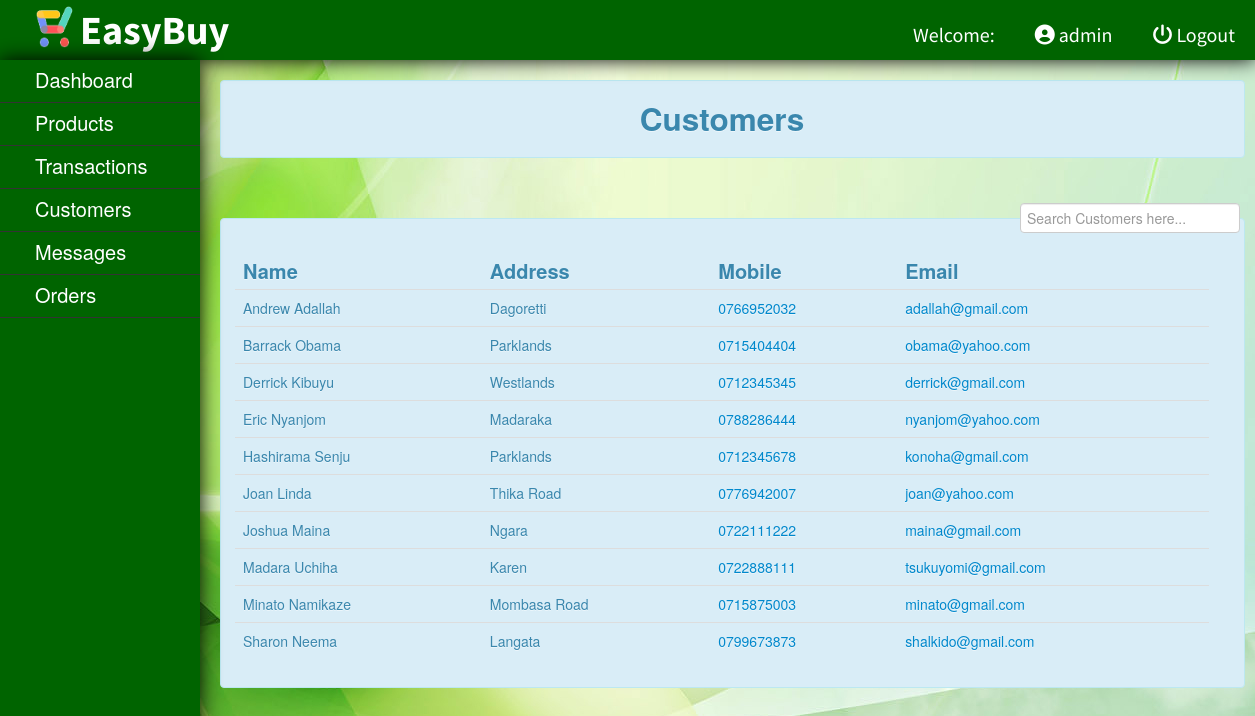
The app's page /admin/customer.php (signed in), older data.
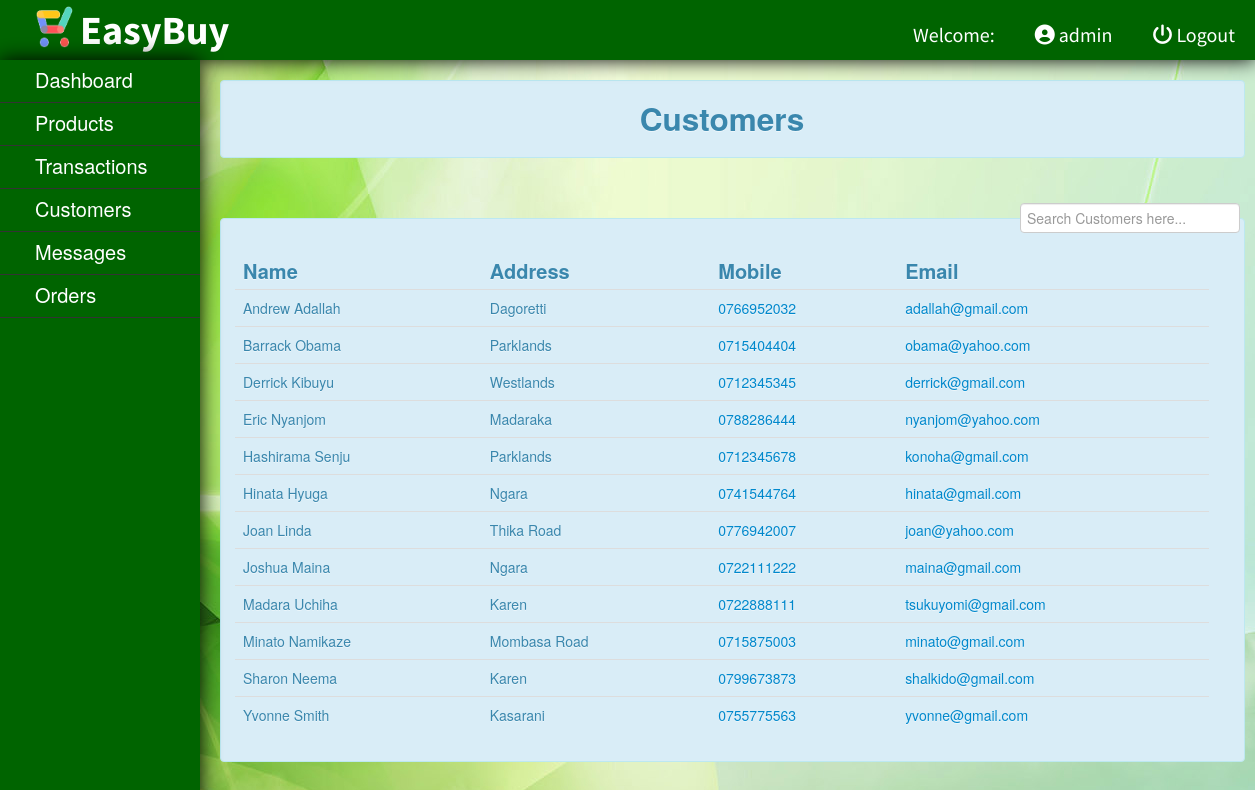
The same page, newer data.
### tables this page shows
CREATE TABLE `customer` (
  `customerid` int(11) NOT NULL,
  `firstname` varchar(26) NOT NULL,
  `lastname` varchar(26) NOT NULL,
  `address` varchar(26) NOT NULL,
  `mobile` varchar(15) DEFAULT NULL,
  `email` varchar(35) NOT NULL
);

### admin/customer.php (the view, shortened to what this page needs)
<?php
	include("../db/dbconn.php");
?>
<!DOCTYPE html>
<html>
<?php require_once('../template/header_admin.php'); ?>
	<br>
	<?php require_once('../template/admin_nav.php'); ?>
	<div id="rightcontent" style="position:absolute; top:10%;">
			<div class="alert alert-info"><center><h2>Customers</h2></center></div>
			<br />
				<label  style="padding:5px; float:right;"><input type="text" name="filter" placeholder="Search Customers here..." id="filter"></label>
			<br />
		<div class="alert alert-info">
			<table class="table table-hover" style="background-color:;">
				<thead>
				<tr style="font-size:20px;">
					<th>Name</th>
					<th>Address</th>
					<th>Mobile</th>
					<th>Email</th>
				</tr>
				</thead>
				<?php
					$query = $conn->query("SELECT * FROM `customer` ORDER BY firstname") or die(mysqli_error());
					while($fetch = $query->fetch_array())
						{
				?>
				<tr>
					<td><?= $fetch['firstname'];?>&nbsp;<?php echo  $fetch['lastname'];?></td>
					<td><?= $fetch['address']?></td>
					<td><?= "<a href='tel:".$fetch['mobile']."'>". $fetch['mobile']."</a>"?></td>
					<td><?= "<a href='mailto:".$fetch['email']."'>". $fetch['email']."</a>"?></td>
				</tr>
				<?php
					}
				?>
			</table>
		</div>
	</div>
</body>
</html>

Row changes from the older to the newer data that the page shows:
added customer: firstname "Hinata", lastname "Hyuga", address "Ngara", mobile "0741544764", email "hinata@gmail.com"
changed customer "Sharon": address "Langata" → "Karen"
added customer: firstname "Yvonne", lastname "Smith", address "Kasarani", mobile "0755775563", email "yvonne@gmail.com"
